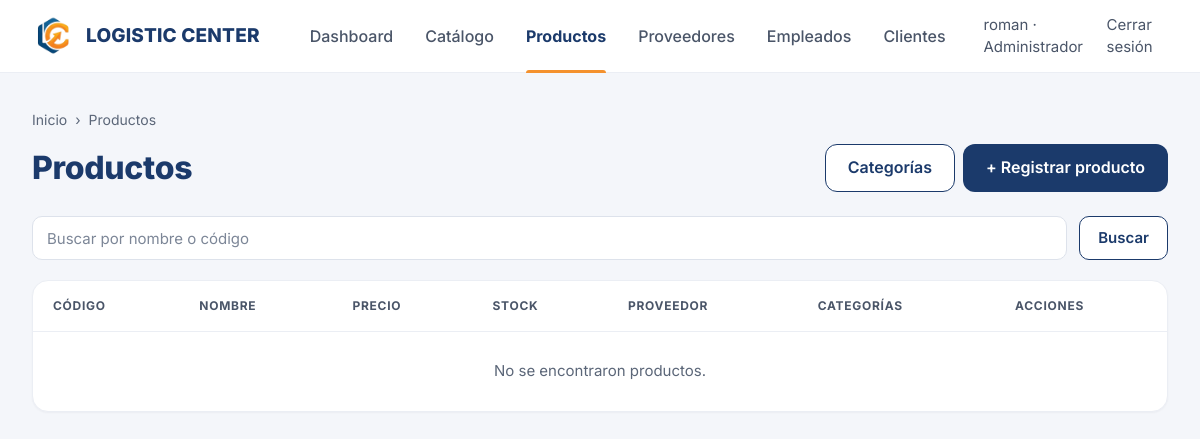
The page /productos/ (signed in) on the database as committed earlier.
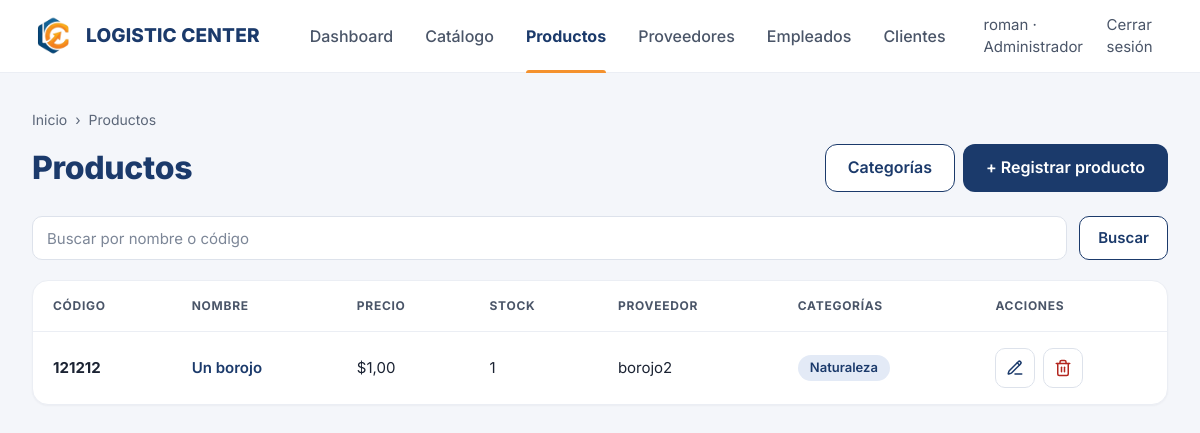
The same page on the database as committed later.
### usuarios/models.py (models this page shows, shortened)
class Usuario(AbstractUser):
    user_id = models.AutoField(primary_key=True)
    email = models.EmailField(
        'correo electrónico',
        unique=True,
        error_messages={'unique': 'Ya existe un usuario registrado con este correo electrónico.'},
    )
    USERNAME_FIELD = 'username'
    REQUIRED_FIELDS = ['email']
    class Meta:
        db_table = 'usuarios'
        verbose_name = 'Usuario'
        verbose_name_plural = 'Usuarios'

### inventario/models.py (models this page shows, shortened)
class Producto(models.Model):
    referencia = models.OneToOneField(
        ProductoProveedor, on_delete=models.PROTECT, related_name='inventario'
    )
    precio = models.DecimalField(max_digits=12, decimal_places=2)
    stock = models.PositiveIntegerField(default=0)
    categorias = models.ManyToManyField(
        Categoria, blank=True, related_name='productos'
    )
    fecha_registro = models.DateTimeField(auto_now_add=True)
    class Meta:
        ordering = ['referencia__nombre']
        verbose_name = 'Producto'
        verbose_name_plural = 'Productos'
    @property
    def codigo(self):
        return self.referencia.codigo
    @property
    def nombre(self):
        return self.referencia.nombre
    @property
    def proveedor(self):
        return self.referencia.proveedor

class ProductoProveedor(models.Model):
    UNIDADES = [
        ('UND', 'Unidad'),
        ('CJA', 'Caja'),
        ('PAQ', 'Paquete'),
        ('KG', 'Kilogramo'),
        ('LT', 'Litro'),
        ('MT', 'Metro'),
    ]
    proveedor = models.ForeignKey(
        Proveedor, on_delete=models.CASCADE, related_name='productos'
    )
    codigo = models.CharField(
        'código', max_length=50, unique=True,
        error_messages={'unique': 'Ya existe un producto con este código.'},
    )
    nombre = models.CharField(max_length=150)
    descripcion = models.TextField('descripción')
    marca = models.CharField(max_length=100)
    unidad_medida = models.CharField('unidad de medida', max_length=3, choices=UNIDADES, default='UND')
    class Meta:
        ordering = ['nombre']
        verbose_name = 'Producto del proveedor'
        verbose_name_plural = 'Productos del proveedor'
        constraints = [
            models.UniqueConstraint(
                fields=['proveedor', 'nombre'],
                name='producto_proveedor_nombre_unico',
                violation_error_message='Este proveedor ya tiene un producto con ese nombre.',
            )
        ]

class Proveedor(models.Model):
    nombre = models.CharField(max_length=150)
    nit = models.CharField('NIT', max_length=30, unique=True)
    telefono = models.CharField('teléfono', max_length=30)
    email = models.EmailField('correo electrónico')
    direccion = models.CharField('dirección', max_length=255)
    fecha_registro = models.DateTimeField(auto_now_add=True)
    class Meta:
        ordering = ['nombre']
        verbose_name = 'Proveedor'
        verbose_name_plural = 'Proveedores'

class Categoria(models.Model):
    nombre = models.CharField(max_length=100, unique=True)
    descripcion = models.CharField(max_length=255, blank=True)
    class Meta:
        ordering = ['nombre']
        verbose_name = 'Categoría'
        verbose_name_plural = 'Categorías'

### inventario/views.py (the view)
# urls.py: path('productos/', views.ListarProductosView, name='listar_productos'),
@solo_staff
def ListarProductosView(request):
    busqueda = request.GET.get('q', '').strip()
    productos = Producto.objects.select_related('referencia__proveedor').prefetch_related('categorias')
    if busqueda:
        productos = productos.filter(
            Q(referencia__nombre__icontains=busqueda)
            | Q(referencia__codigo__icontains=busqueda)
            | Q(referencia__proveedor__nombre__icontains=busqueda)
        )
    return render(request, 'inventario/listar_productos.html', {
        'productos': productos,
        'busqueda': busqueda,
    })

### inventario/views.py (called while the page is built)
def solo_staff(vista):
    return login_required(user_passes_test(lambda u: u.is_staff)(vista))

### inventario/templates/inventario/listar_productos.html (shortened to what this page needs)
{% extends 'base.html' %}
{% block content %}
<nav class="crumbs" aria-label="Ruta">
    <a href="{% url 'dashboard' %}">Inicio</a><span aria-hidden="true">›</span><span>Productos</span>
</nav>
<div class="page-head">
    <h1 class="page-title">Productos</h1>
    <div class="actions">
        <a class="btn btn--outline btn--lg" href="{% url 'categorias' %}">Categorías</a>
        <a class="btn btn--primary btn--lg" href="{% url 'registrar_producto' %}">+ Registrar producto</a>
    </div>
</div>
<form method="get" class="toolbar" role="search">
    <input class="input" type="search" name="q" value="{{ busqueda }}" placeholder="Buscar por nombre o código" aria-label="Buscar por nombre o código">
    <button class="btn btn--outline" type="submit">Buscar</button>
</form>
<div class="table-card">
    <div class="table-wrap">
        <table class="table">
            <thead>
                <tr>
                    <th scope="col">Código</th>
                    <th scope="col">Nombre</th>
                    <th scope="col">Precio</th>
                    <th scope="col">Stock</th>
                    <th scope="col">Proveedor</th>
                    <th scope="col">Categorías</th>
                    <th scope="col">Acciones</th>
                </tr>
            </thead>
            <tbody>
                {% for producto in productos %}
                <tr>
                    <td class="cell-strong">{{ producto.codigo }}</td>
                    <td><a class="link-strong" href="{% url 'detalle_producto' producto.pk %}">{{ producto.nombre }}</a></td>
                    <td>${{ producto.precio }}</td>
                    <td>{{ producto.stock }}</td>
                    <td>{{ producto.proveedor.nombre }}</td>
                    <td>
                        <div class="chips">
                            {% for categoria in producto.categorias.all %}
                            <span class="pill pill--blue">{{ categoria.nombre }}</span>
                            {% empty %}
                            <span class="muted">—</span>
                            {% endfor %}
                        </div>
                    </td>
                    <td>
                        <div class="actions">
                            <a class="icon-btn" href="{% url 'modificar_producto' producto.pk %}" title="Modificar" aria-label="Modificar {{ producto.nombre }}">
                                <svg class="icon" aria-hidden="true"><use href="#i-edit"/></svg>
                            </a>
                            <button class="icon-btn icon-btn--danger" type="button" title="Eliminar" aria-label="Eliminar {{ producto.nombre }}"
                                    data-delete-url="{% url 'eliminar_producto' producto.pk %}"
                                    data-title="¿Eliminar {{ producto.nombre }}?"
                                    data-text="Esta acción no se puede deshacer.">
                                <svg class="icon" aria-hidden="true"><use href="#i-trash"/></svg>
                            </button>
                        </div>
                    </td>
                </tr>
                {% empty %}
                <tr><td colspan="7" class="cell-empty">No se encontraron productos.</td></tr>
                {% endfor %}
            </tbody>
        </table>
    </div>
</div>
{% endblock %}

### main/templates/base.html (shortened to what this page needs)
{% load static %}<!DOCTYPE html>
<html lang="es">
<head>
    <link rel="stylesheet" href="{% static 'css/app.css' %}">
</head>
<body>
    <header class="topbar">
        <div class="topbar__inner">
            <a class="brand" href="{% if user.is_authenticated %}{% url 'dashboard' %}{% else %}{% url 'bienvenida' %}{% endif %}">
                <img class="brand__mark" src="{% static 'img/isotipo_v1.png' %}" alt="">
                <span class="brand__name">Logistic Center</span>
            </a>
            <nav class="menu" id="menu" aria-label="Principal">
                {% if user.is_authenticated %}
                {% with url_name=request.resolver_match.url_name %}
                <ul class="menu__links">
                    <li><a class="menu__link" href="{% url 'dashboard' %}" {% if url_name == 'dashboard' %}aria-current="page"{% endif %}>Dashboard</a></li>
                    <li><a class="menu__link" href="{% url 'catalogo' %}" {% if url_name == 'catalogo' or url_name == 'detalle_producto' %}aria-current="page"{% endif %}>Catálogo</a></li>
                    {% if user.is_staff %}
                    <li><a class="menu__link" href="{% url 'listar_productos' %}" {% if url_name == 'listar_productos' or url_name == 'registrar_producto' or url_name == 'modificar_producto' or url_name == 'categorias' %}aria-current="page"{% endif %}>Productos</a></li>
                    <li><a class="menu__link" href="{% url 'listar_proveedores' %}" >Proveedores</a></li>
                    <li><a class="menu__link" href="{% url 'listar_empleados' %}" >Empleados</a></li>
                    <li><a class="menu__link" href="{% url 'listar_clientes' %}" {% if url_name == 'listar_clientes' or url_name == 'registrar_cliente' or url_name == 'modificar_cliente' %}aria-current="page"{% endif %}>Clientes</a></li>
                    {% endif %}
                </ul>
                {% endwith %}
                <div class="menu__side">
                    <span>{{ user.username }} · {% if user.is_superuser %}Administrador{% elif user.is_staff %}Empleado{% else %}Cliente{% endif %}</span>
                    <a class="menu__logout" href="{% url 'logout' %}" data-open-modal="modal-logout">Cerrar sesión</a>
                </div>
                {% else %}
                <div class="menu__side">
                    <a class="menu__logout" href="{% url 'login' %}">Iniciar sesión</a>
                </div>
                {% endif %}
            </nav>
        </div>
    </header>
    <main class="page {% block page_class %}{% endblock %}" id="contenido">
        {% block content %}{% endblock %}
    </main>
</body>
</html>

Rows that differ between the two databases and show on the page:
added Producto: codigo "121212", nombre "Un borojo", precio "1,00", stock "1", proveedor.nombre "borojo2"
added Categoria: nombre "Naturaleza"
Other text that changed with them:
text no longer shown: "No se encontraron productos."
